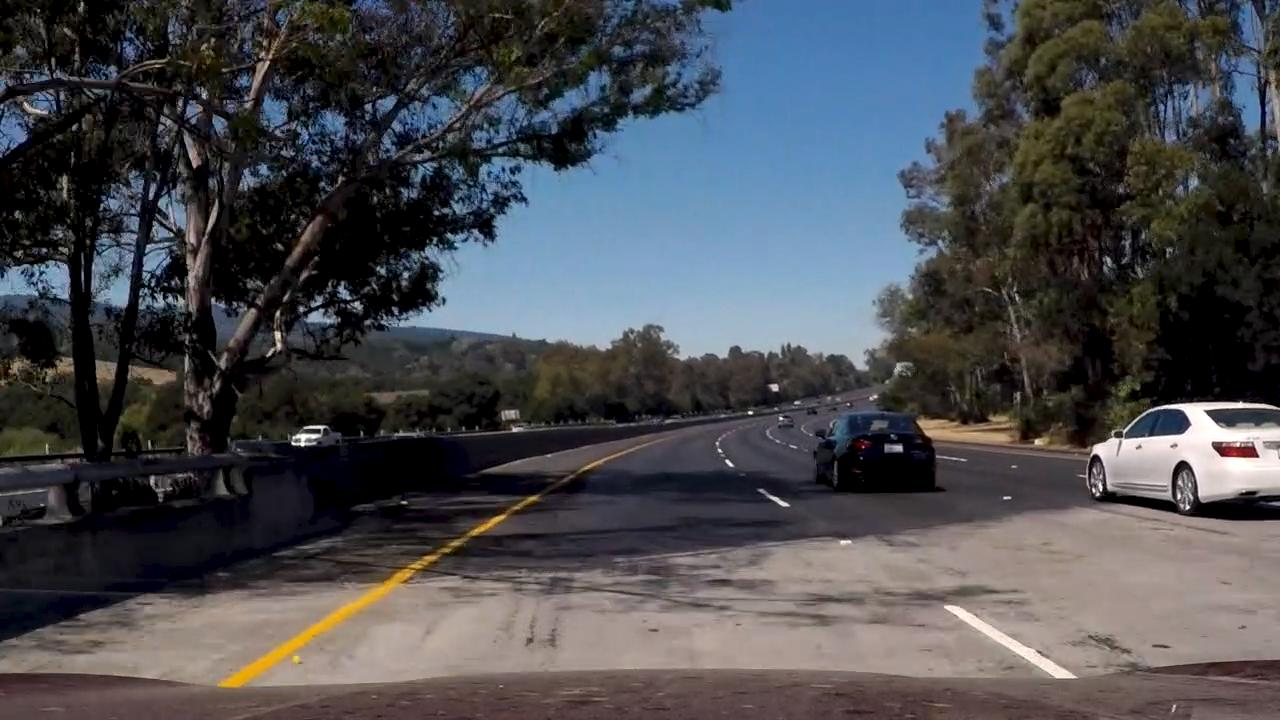
#> input picture test_images/additional_test0.jpg, 1280 x 720 px; its folder holds only this picture in this run
$ python EdgeDetection.py   (older library calls are emulated)
#> lines starting #> are read from the running program, lines starting #| are printed output that depends on the picture
### src/CameraCalib.py
"""
Camera Calibration Function Class
"""
import sys, os
import numpy as np
import glob
import pickle
import cv2
import matplotlib.pyplot as plt

class CameraCalib(object):
    """
    CameraCalibration Function
    """
    def __init__(self, nx, ny):
        """
        argument nx and ny are the number of corner
        nx is the number of row, ny is the number of column
        """
        # public
        self.mtx = None
        self.dist = None
        # private
        self._objpoints = list()
        self._imgpoints = list()
        self._nx = nx
        self._ny = ny

    # [23 lines left out: function _project_img, not called in this run]


    def undist_img(self, img):
        dst = cv2.undistort(img, self.mtx, self.dist, None, self.mtx)
        return dst

    # private functions
    def project_img_file(self, file_name):
        img = cv2.imread(file_name)
        return self._project_img(img)

    # [4 lines left out: function calibrate, not called in this run]
    def undist_img_file(self, file_name):
        img = cv2.imread(file_name)
        return self.undist_img(img)

    def import_calib(self, file_name):
#> called with file_name = 'calibration_pickle.p'
        dist_pickle = pickle.load( open( file_name, "rb" ) )
#> (reads src/calibration_pickle.p from the repository)
        self.mtx = dist_pickle["mtx"]
        self.dist = dist_pickle["dist"]

    # [8 lines left out: function export_calib, not called in this run]

'''
test code
'''
# [28 lines that do not run on import are left out]


### src/SobelCollection.py
"""
Get Gradient of pixel in image.
"""

import numpy as np
import cv2
import matplotlib.pyplot as plt
import matplotlib.image as mpimg
from abc import ABCMeta, abstractmethod

# common function
def get_sobel(img, orient='x', sobel_kernel=3):
    gray = cv2.cvtColor(img, cv2.COLOR_RGB2GRAY)
    if orient == 'x':
        sobel = cv2.Sobel(gray, cv2.CV_64F, 1, 0, ksize=sobel_kernel)
    else:
        sobel = cv2.Sobel(gray, cv2.CV_64F, 0, 1, ksize=sobel_kernel)
    return sobel

class SobelBase(metaclass=ABCMeta):
    """
    Abstract class for Sobel, SobelGratitude, SobelDirection
    """
    def __init__(self, sobel_kernel=3, thresh_min=0, thresh_max=1):
        self._sobel_kernel = sobel_kernel
        self._thresh_min = thresh_min
        self._thresh_max = thresh_max

    @abstractmethod
    def _get_grad(self, img):
        pass

    def cmp_thres(self, img):
        grad = self._get_grad(img)
        binary_output = np.zeros_like(grad)
        binary_output[(grad >= self._thresh_min) & (grad <= self._thresh_max)] = 1
        return binary_output


class Sobel(SobelBase):
    def __init__(self, sobel_kernel=3, thresh_min=0, thresh_max=1, orient='x'):
        super(Sobel, self).__init__(sobel_kernel, thresh_min, thresh_max)
        self._orient = orient
    # [5 lines left out: function _get_grad, not called in this run]
    # def cmp_thres is prepared.

class SobelGratitude(SobelBase):
    def __init__(self, sobel_kernel=3, thresh_min=0, thresh_max=1):
        super(SobelGratitude, self).__init__(sobel_kernel, thresh_min, thresh_max)

    def _get_grad(self, img):
        sobelx = get_sobel(img, 'x', self._sobel_kernel)
        sobely = get_sobel(img, 'y', self._sobel_kernel)
        power_sobelx = np.power(sobelx, 2)
        power_sobely = np.power(sobely, 2)
        abs_sobel = np.sqrt((power_sobelx + power_sobely))
        scaled_sobel = np.uint8(255*abs_sobel/np.max(abs_sobel))
        return scaled_sobel
    # def cmp_thres is prepared.

class SobelDirection(SobelBase):
    def __init__(self, sobel_kernel=3, thresh_min=0, thresh_max=1):
        super(SobelDirection, self).__init__(sobel_kernel, thresh_min, thresh_max)


    # [4 lines left out: function _get_grad, not called in this run]

    # def cmp_thres is prepared.

# [21 lines that do not run on import are left out]


### src/ColorElementCollection.py
"""
This module abstracts Color space
"""

import numpy as np
import cv2
import matplotlib.pyplot as plt
import matplotlib.image as mpimg

from abc import ABCMeta, abstractmethod

# common function

class AbstractColorElement(metaclass=ABCMeta):
    """
    Abstract class for Color Space Abstraction
    """
    def __init__(self, thresh_min, thresh_max):
        self._thresh_min = thresh_min
        self._thresh_max = thresh_max

    @abstractmethod
    def _get_color_element(self, img):
        raise NotImplemented
    # public function
    def cmp_thres(self, img, thresh_min=0, thresh_max=1):
        color_ele = self._get_color_element(img)
        binary_output = np.zeros_like(color_ele)
        binary_output[(color_ele >= self._thresh_min) & (color_ele <= self._thresh_max)] = 1
        return binary_output


class AbstGray(AbstractColorElement):
    """
    this class uses grayscale to change color space
    """
    def __init__(self, thresh_min, thresh_max):
        super(AbstGray, self).__init__(thresh_min, thresh_max)


    def _get_color_element(self, img):
        return cv2.cvtColor(img, cv2.COLOR_RGB2GRAY)

class AbstRGBElement(AbstractColorElement):
    """
    Abstract RGB Element and change binary image using threshold
    """
    # [8 lines left out: function __init__, not called in this run]

    def _get_color_element(self, img):
        return img[:,:,self._color_index]

class AbstHLSElement(AbstractColorElement):
    """
    Abstract RGB Element and change binary image using threshold
    """
    def __init__(self, thresh_min, thresh_max, channel='H'):
        super(AbstHLSElement, self).__init__(thresh_min, thresh_max)
        if channel == 'H':
            self._channel = 0
        elif channel == 'L':
            self._channel = 1
        else:
            self._channel = 2

    def _get_color_element(self, img):
        hls = cv2.cvtColor(img, cv2.COLOR_RGB2HLS)
        return hls[:,:,self._channel]


# [24 lines that do not run on import are left out]


### src/EdgeDetection.py
import numpy as np
import cv2
import matplotlib.pyplot as plt
import matplotlib.image as mpimg
from ColorElementCollection import AbstGray, AbstRGBElement, AbstHLSElement
from SobelCollection import Sobel, SobelGratitude, SobelDirection

class EdgeDetection(object):
    """
    Edge detection pipeline using ColorElementCollection and SobelCollection
    """
    def __init__(self):
        self._pipeline = list()

    def add_func(self, func):
        self._pipeline.append(func)

    def execute(self, img):
        ret_binary = np.zeros_like(img[:,:,0])
        if len(self._pipeline) == 0:
            return
        for idx, func in enumerate(self._pipeline):
            func_ret = func.cmp_thres(img)
            ret_binary[(ret_binary == 1) | (func_ret == 1)] = 1

        return ret_binary


# test code
if __name__ == '__main__':
    import glob
    from CameraCalib import CameraCalib

    cam_calib = CameraCalib(9, 6)
    src_image_file = glob.glob('../test_images/*.jpg')
    cam_calib.import_calib("calibration_pickle.p")


    edge_detection = EdgeDetection()
    # add function
    edge_detection.add_func(SobelGratitude(5, 90, 150))
    edge_detection.add_func(AbstHLSElement(140, 250, 'S'))

    # execute
    for idx, fname in enumerate(src_image_file):
        org_img = mpimg.imread(fname)
#> org_img is the input picture: shape (720, 1280, 3); mean R, G, B 74.4, 75.9, 80.5
        calibed_img = cam_calib.undist_img_file(fname)
#> in undist_img, `dst = cv2.undistort(img, self.mtx, self.dist, None, self.mtx)`:
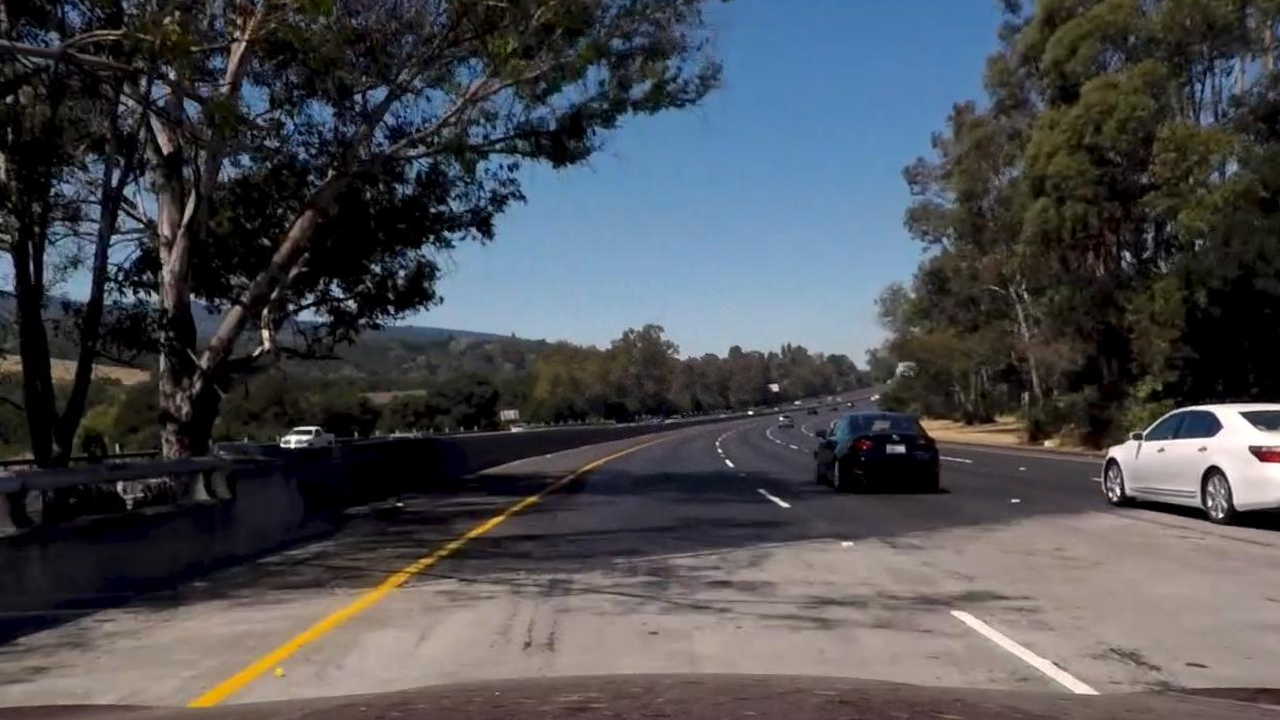
#> dst: shape (720, 1280, 3); mean B, G, R 81.2, 76.9, 75.3
        sobel_img = edge_detection.execute(calibed_img)
#> the loop in execute, `for idx, func in enumerate(self._pipeline):` made 2 passes
#> pass 1, in get_sobel, `gray = cv2.cvtColor(img, cv2.COLOR_RGB2GRAY)`:
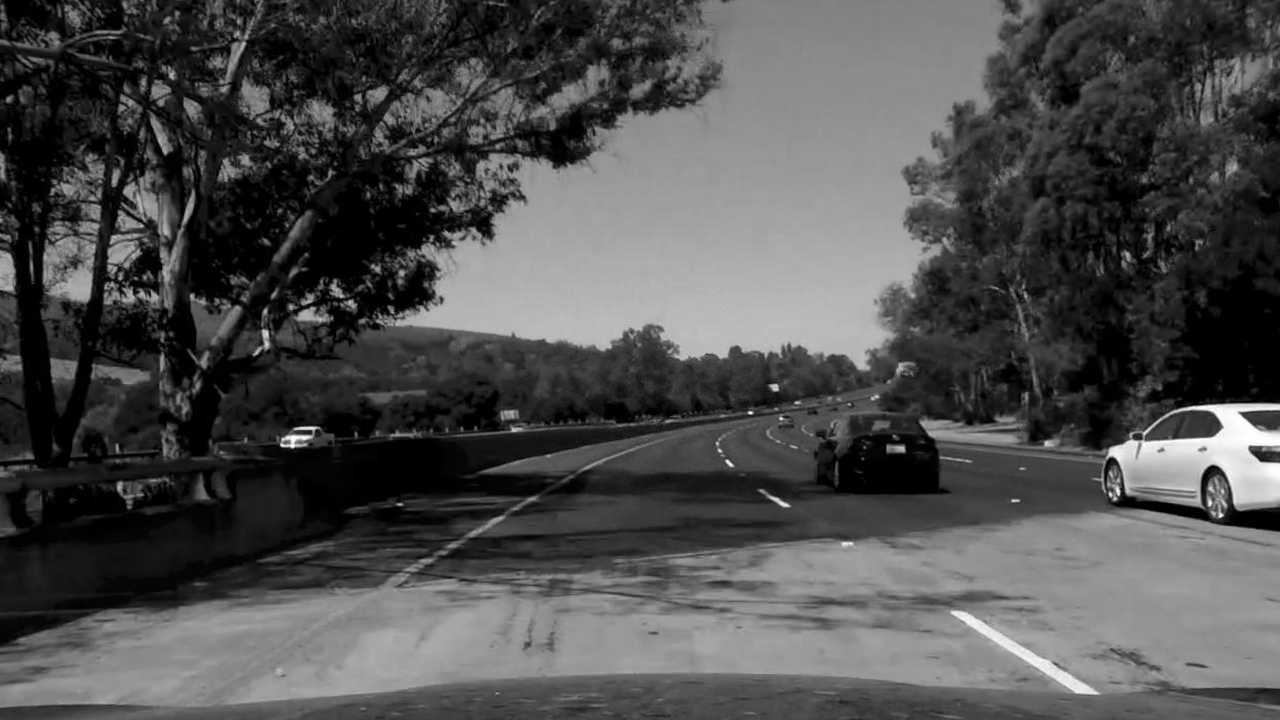
#> gray: shape (720, 1280); min 0, max 255, mean 78
#> pass 1, in get_sobel (call 2), `sobel = cv2.Sobel(gray, cv2.CV_64F, 0, 1, ksize=sobel_kernel)`:
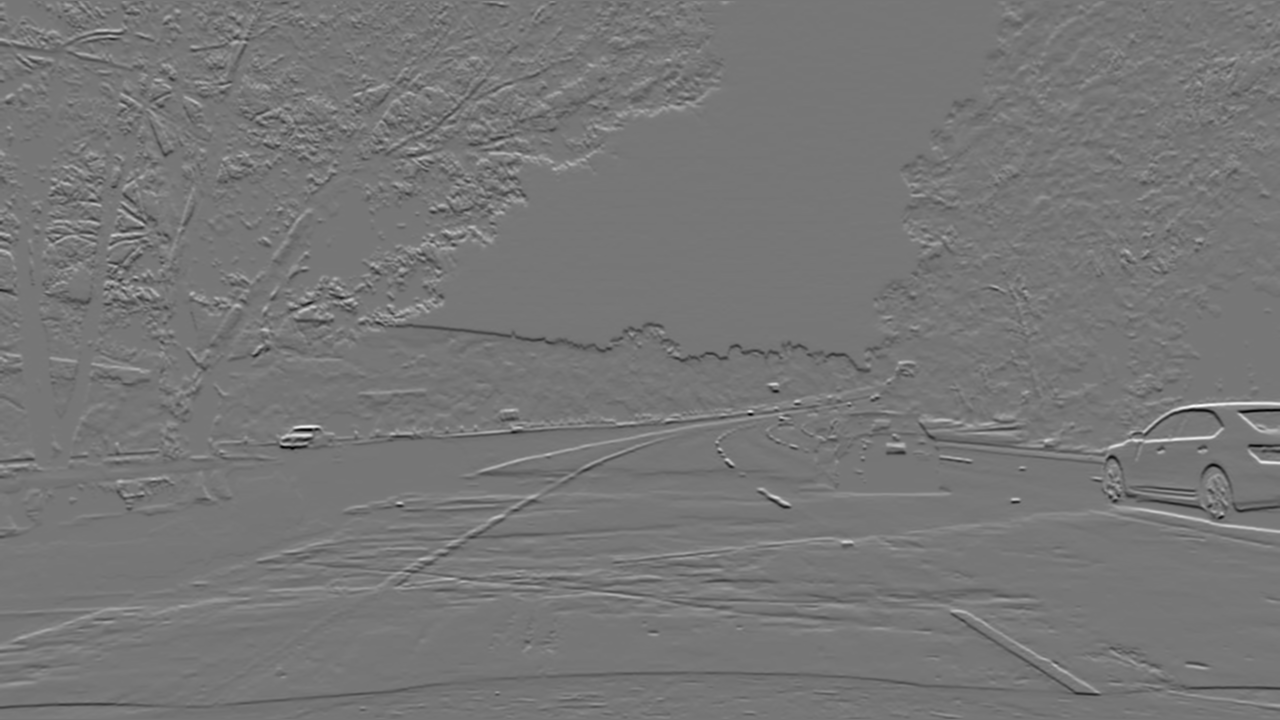
#> sobel: shape (720, 1280) float64; min -9048, max 10352, mean 1.6; drawn with min black and max white
#> after the loop in execute, `for idx, func in enumerate(self._pipeline):`:
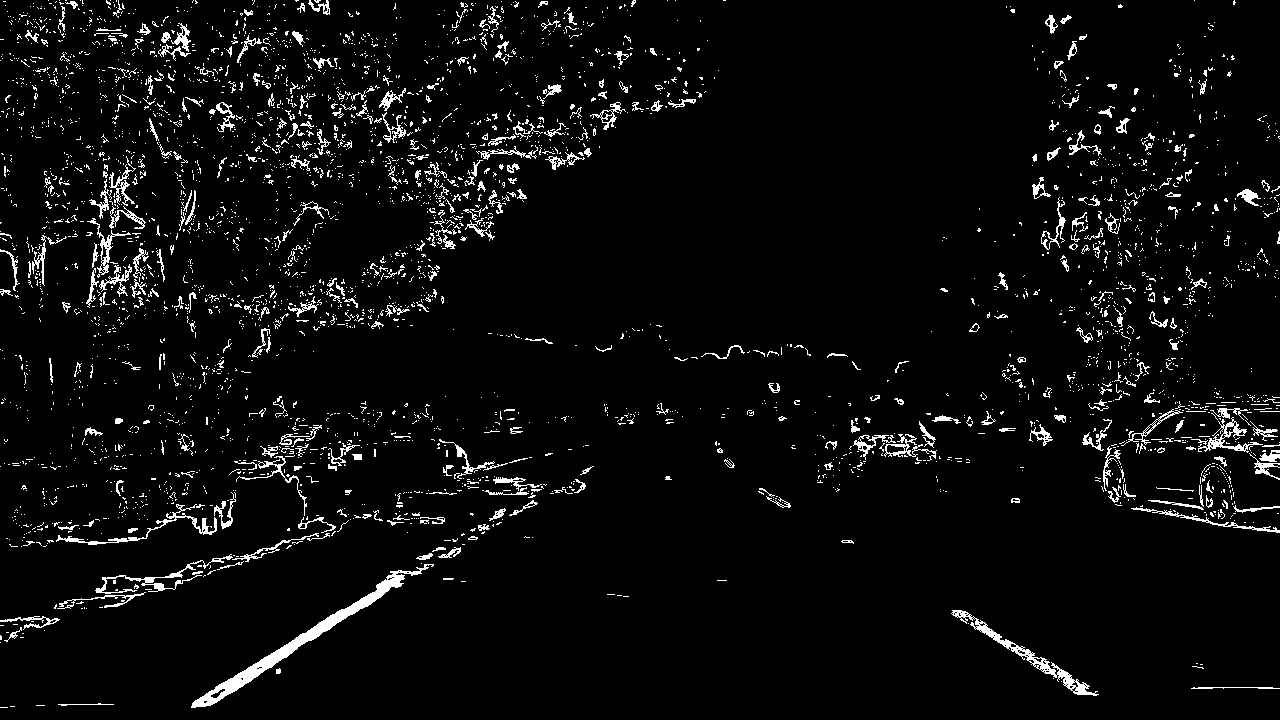
#> ret_binary: shape (720, 1280); values 0 (black) and 1 (white), 4.6% white in thin lines or dots
        outfile = './edge_det/edge_det_{}.png'.format(idx)
        f, (ax1, ax2) = plt.subplots(1, 2, figsize=(24, 9))
        f.tight_layout()
        ax1.imshow(org_img)
        ax1.set_title('Original Image', fontsize=50)
        ax2.imshow(sobel_img, cmap='gray')
        ax2.set_title('Edge Detection', fontsize=50)
        plt.subplots_adjust(left=0., right=1, top=0.9, bottom=0.)
        plt.savefig(outfile)
